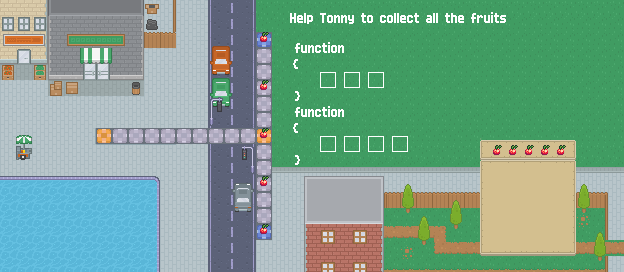

A 2D game scene composited from a Tiled map and its tileset images. What follows is a short description and the map's XML, with each tile layer's data collapsed to a summary:
An orthogonal 39x17 tile map with 16x16 px tiles, 29 tile layers (info, background, city1, house1, ...), 1 hidden layer not drawn, 4 tilesets and 24 objects (F0, answer1, answer2, answer3, F1, ...).

<map version="1.2" tiledversion="2020.01.22" orientation="orthogonal" renderorder="right-down" compressionlevel="-1" width="39" height="17" tilewidth="16" tileheight="16" infinite="0" nextlayerid="38" nextobjectid="39">
 <editorsettings>
  <export target="7.lua" format="lua" />
 </editorsettings>
 <tileset firstgid="1" name="UIpackSheet_transparent" tilewidth="16" tileheight="16" spacing="2" tilecount="990" columns="30">
  <image source="../tileset/Tilemap/UIpackSheet_transparent.png" width="538" height="592" />
 </tileset>
 <tileset firstgid="991" name="roguelikeCity" tilewidth="16" tileheight="16" spacing="1" tilecount="1036" columns="37">
  <image source="../tileset/Tilemap/roguelikeCity.png" width="628" height="475" />
 </tileset>
 <tileset firstgid="2027" name="functionsTextTiles" tilewidth="16" tileheight="16" tilecount="900" columns="30">
  <image source="../graphics/functionsTextTiles.png" width="480" height="480" />
 </tileset>
 <tileset firstgid="2927" name="test" tilewidth="16" tileheight="16" tilecount="486" columns="27">
  <image source="../tileset/Tilemap/test.png" width="432" height="288" />
 </tileset>
 <layer id="14" name="info" width="39" height="17">
  <properties>
   <property name="F0" type="int" value="3" />
   <property name="F1" type="int" value="4" />
   <property name="blueTile" type="bool" value="true" />
   <property name="door" type="bool" value="false" />
   <property name="face" value="right" />
   <property name="fruit" type="bool" value="true" />
   <property name="fruitsTotal" type="int" value="5" />
   <property name="grass" type="bool" value="true" />
   <property name="greyTile" type="bool" value="false" />
   <property name="numFunc" type="int" value="2" />
   <property name="totalSize" type="int" value="7" />
   <property name="yellowTile" type="bool" value="true" />
  </properties>
  <data>[663 cells, 0 non-empty, 0 distinct tile ids]</data>
 </layer>
 <layer id="1" name="background" width="39" height="17">
  <data>[663 cells, 663 non-empty, 16 distinct tile ids]</data>
 </layer>
 <layer id="6" name="city1" width="39" height="17">
  <data>[663 cells, 134 non-empty, 4 distinct tile ids]</data>
 </layer>
 <layer id="3" name="house1" width="39" height="17">
  <data>[663 cells, 52 non-empty, 19 distinct tile ids]</data>
 </layer>
 <layer id="4" name="house1details" width="39" height="17" offsetx="0" offsety="5.33333">
  <data>[663 cells, 16 non-empty, 4 distinct tile ids]</data>
 </layer>
 <layer id="5" name="path" width="39" height="17" offsetx="32" offsety="0">
  <data>[663 cells, 23 non-empty, 1 distinct tile ids]</data>
 </layer>
 <layer id="19" name="blueTile1" width="39" height="17">
  <data>[663 cells, 1 non-empty, 1 distinct tile ids]</data>
 </layer>
 <layer id="20" name="blueTile2" width="39" height="17">
  <data>[663 cells, 1 non-empty, 1 distinct tile ids]</data>
 </layer>
 <layer id="36" name="buttonsSecondRow" width="39" height="17">
  <properties>
   <property name="blue" value="blueTile" />
   <property name="yellow" value="yellowTile" />
  </properties>
  <data>[663 cells, 0 non-empty, 0 distinct tile ids]</data>
 </layer>
 <layer id="37" name="buttonsThirdRow" width="39" height="17">
  <properties>
   <property name="F1" value="F1" />
   <property name="paint" value="paint grey" />
  </properties>
  <data>[663 cells, 0 non-empty, 0 distinct tile ids]</data>
 </layer>
 <layer id="17" name="yellowTile1" width="39" height="17">
  <data>[663 cells, 1 non-empty, 1 distinct tile ids]</data>
 </layer>
 <layer id="18" name="yellowTile2" width="39" height="17">
  <data>[663 cells, 1 non-empty, 1 distinct tile ids]</data>
 </layer>
 <layer id="7" name="cars" width="39" height="17" offsetx="13.1667" offsety="-4.5">
  <data>[663 cells, 8 non-empty, 8 distinct tile ids]</data>
 </layer>
 <layer id="9" name="streetDetails" width="39" height="17" offsetx="0.25" offsety="-0.5">
  <data>[663 cells, 64 non-empty, 7 distinct tile ids]</data>
 </layer>
 <layer id="8" name="Tile Layer 8" width="39" height="17" offsetx="19.6667" offsety="37.3333">
  <data>[663 cells, 4 non-empty, 4 distinct tile ids]</data>
 </layer>
 <layer id="11" name="city2" width="39" height="17">
  <data>[663 cells, 42 non-empty, 13 distinct tile ids]</data>
 </layer>
 <layer id="10" name="details" width="39" height="17">
  <data>[663 cells, 28 non-empty, 22 distinct tile ids]</data>
 </layer>
 <layer id="12" name="text" width="39" height="17" offsetx="0.666667" offsety="-8">
  <data>[663 cells, 36 non-empty, 23 distinct tile ids]</data>
 </layer>
 <layer id="13" name="text" width="39" height="17" visible="0" offsetx="8.94602" offsety="7.99905">
  <data>[663 cells, 3 non-empty, 1 distinct tile ids]</data>
 </layer>
 <layer id="22" name="fruit1" width="39" height="17" offsetx="0.363636" offsety="-3">
  <data>[663 cells, 1 non-empty, 1 distinct tile ids]</data>
 </layer>
 <layer id="23" name="fruit2" width="39" height="17" offsetx="0.363636" offsety="-3">
  <data>[663 cells, 1 non-empty, 1 distinct tile ids]</data>
 </layer>
 <layer id="24" name="fruit3" width="39" height="17" offsetx="0.363636" offsety="-3">
  <data>[663 cells, 1 non-empty, 1 distinct tile ids]</data>
 </layer>
 <layer id="25" name="fruit4" width="39" height="17" offsetx="0.363636" offsety="-3">
  <data>[663 cells, 1 non-empty, 1 distinct tile ids]</data>
 </layer>
 <layer id="26" name="fruit5" width="39" height="17" offsetx="0.363636" offsety="-3">
  <data>[663 cells, 1 non-empty, 1 distinct tile ids]</data>
 </layer>
 <layer id="2" name="buttons" width="39" height="17">
  <data>[663 cells, 48 non-empty, 48 distinct tile ids]</data>
 </layer>
 <objectgroup id="32" name="answer" visible="0">
  <properties>
   <property name="numObejcts" type="int" value="6" />
  </properties>
  <object id="17" name="F0" x="350.333" y="41" width="17" height="17" />
  <object id="19" name="answer1" x="320.651" y="72.0109" width="16" height="16" />
  <object id="20" name="answer2" x="344.162" y="71.9409" width="16" height="16" />
  <object id="21" name="answer3" x="368.009" y="72.0401" width="16" height="16" />
  <object id="25" name="F1" x="350.341" y="104.432" width="16" height="16" />
  <object id="26" name="answer4" x="320.419" y="136" width="16" height="16" />
  </objectgroup>
 <objectgroup id="33" name="grass" visible="0">
  <properties>
   <property name="numObjects" type="int" value="5" />
  </properties>
  <!-- 5 objects omitted --></objectgroup>
 <objectgroup id="15" name="yellowTile" visible="0">
  <properties>
   <property name="numObjects" type="int" value="2" />
  </properties>
  <!-- 2 objects omitted --></objectgroup>
 <objectgroup id="35" name="player" visible="0">
  <!-- 1 objects omitted --></objectgroup>
 <objectgroup id="16" name="blueTile" visible="0">
  <properties>
   <property name="numObjects" type="int" value="2" />
  </properties>
  <!-- 2 objects omitted --></objectgroup>
 <objectgroup id="21" name="fruit" visible="0">
  <properties>
   <property name="numObjects" type="int" value="5" />
  </properties>
  <!-- 5 objects omitted --></objectgroup>
 <layer id="27" name="apple1" width="39" height="17" offsetx="9.66667" offsety="-2.66667">
  <data>[663 cells, 1 non-empty, 1 distinct tile ids]</data>
 </layer>
 <layer id="28" name="apple2" width="39" height="17" offsetx="9.66667" offsety="-2.66667">
  <data>[663 cells, 1 non-empty, 1 distinct tile ids]</data>
 </layer>
 <layer id="29" name="apple3" width="39" height="17" offsetx="9.66667" offsety="-2.66667">
  <data>[663 cells, 1 non-empty, 1 distinct tile ids]</data>
 </layer>
 <layer id="30" name="apple4" width="39" height="17" offsetx="9.66667" offsety="-2.66667">
  <data>[663 cells, 1 non-empty, 1 distinct tile ids]</data>
 </layer>
 <layer id="31" name="apple5" width="39" height="17" offsetx="9.66667" offsety="-2.66667">
  <data>[663 cells, 1 non-empty, 1 distinct tile ids]</data>
 </layer>
</map>
<!-- 18 of 24 objects omitted -->
